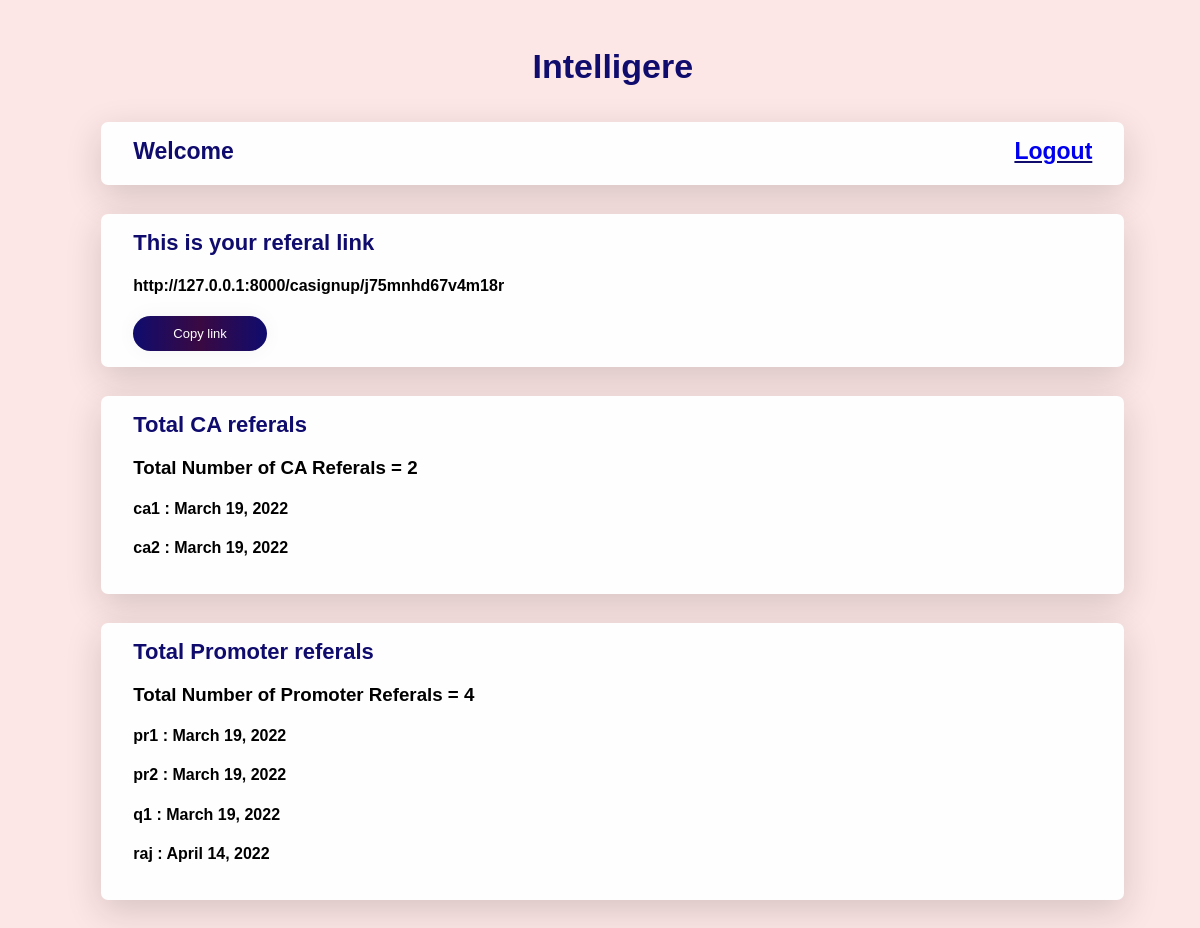
The app's page /maindash/, older data.
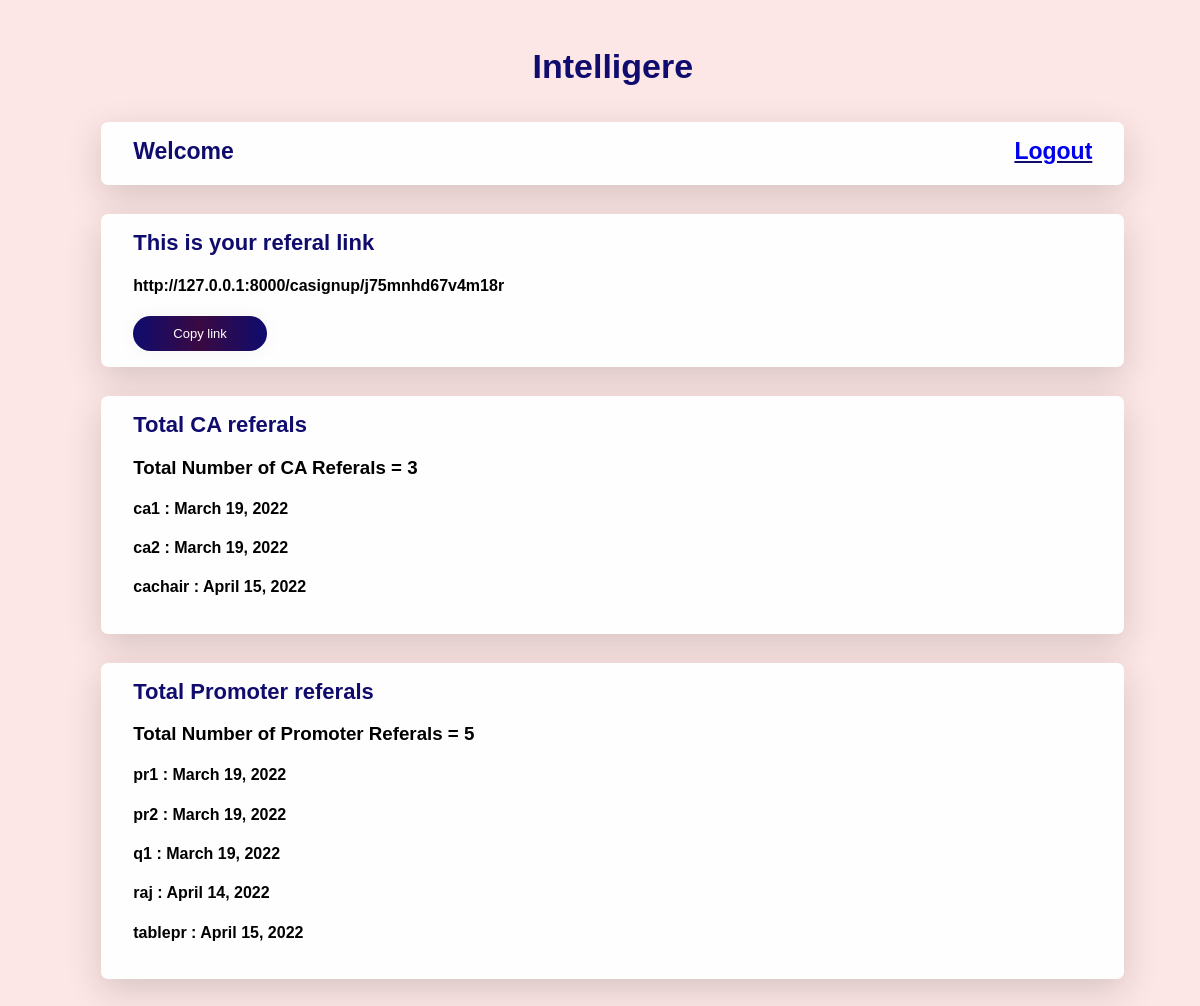
The same page, newer data.
### CA/models.py (models this page shows, shortened)
class CasignUp(models.Model):
    name = models.CharField(max_length=30, default='')
    email = models.EmailField(default='')
    number = models.PositiveIntegerField()
    password = models.CharField(default='', max_length=15)
    confirmPassword = models.CharField(default='', max_length=15)
    link=models.CharField(max_length=55,default='')
    payment_due_date = models.DateField(default=datetime.now()+timedelta(days=15))
    subuser=models.ForeignKey(PrsignUp,on_delete=models.CASCADE,null=True,blank=True)
    def __str__(self):
        return self.name

class PrsignUp(models.Model):
    name = models.CharField(max_length=30, default='')
    email = models.EmailField(default='')
    number = models.PositiveIntegerField()
    password = models.CharField(default='', max_length=15)
    confirmPassword = models.CharField(default='', max_length=15)
    link=models.CharField(max_length=55,default='')
    recommend_by=models.CharField(max_length=30,default='',blank=False)
    payment_due_date = models.DateField(default=datetime.now()+timedelta(days=15))
    def __str__(self):
        return self.name

### CA/views.py (the view)
# urls.py: path('maindash/',views.MAINDASH,name='MAINDASH'),
def MAINDASH(request):
    caobj =  CasignUp.objects.all()
    print(caobj)
    probj =  PrsignUp.objects.all()
    link  = 'http://127.0.0.1:8000/casignup/j75mnhd67v4m18r'
    context = {
        'caobj': caobj,
        'probj': probj,
        'calen': len(caobj),
        'prlen': len(probj),
        'link' : link,
    }
    return render(request, 'maindash.html', context)

### CA/templates/maindash.html (shortened to what this page needs)
<!DOCTYPE html>
<html lang="en">
<head>
</head>
<body>
    <div class="container">
        <div class="heading">Intelligere</div>
        <div class="card">
            <div class="spacing">
                <div class="name">Welcome {{key.name}}</div>
                <div class="logout">
                    <a href="{% url 'CALOGOUT' %}">Logout</a>
                </div>
            </div>
        </div>
        <div class="card">
            <div class="sign">
                This is your referal link
            </div>
            <div class="row">
                <h4>
                    {{link}}
                </h4>
                <div class="tooltip">
                    <button class="submit" onclick="myFunction()" onmouseout="outFunc()">Copy link</button>
                </div>
            </div>
        </div>
        {% if caobj %}
        <div class="card">
            <div class="sign">
                Total CA referals
            </div>
            <h3> Total Number of CA Referals = {{calen}}</h3>
            {% for i in caobj %}
            <h4>
                {{i}} : {{i.payment_due_date}}
            </h4>
            {% endfor %}
        </div>
        {% endif %}
        {% if probj %}
        <div class="card">
            <div class="sign">
                Total Promoter referals
            </div>
            <h3> Total Number of Promoter Referals = {{prlen}}</h3>
            {% for i in probj %}
            <h4>
                {{i}} : {{i.payment_due_date}}
            </h4>
            {% endfor %}
        </div>
        {% endif %}
    </div>
</body>
</html>

### CA/templates/maindash.html (style rules this page uses)
:root { --dark: #0F0C6E; --background: #9ED8F9; --shade: #33FFD4; }
body { font-family: 'Ubuntu', sans-serif; background-color: #fde6e6; }
.container { width: 90%; margin: 1rem 3rem; padding: 1.5rem; }
.card { width: 90%; background-color: #fffefe; height: auto; margin: 1.8rem auto; padding: 1rem 2rem; border-radius: 7px; box-shadow: 0px 11px 35px 2px rgba(0, 0, 0, 0.14); }
.heading { padding: 7px; color: #0F0C6E; font-family: 'Ubuntu', sans-serif; font-weight: bold; font-size: 34px; text-align: center; }
.sign { color: #0F0C6E; font-family: 'Ubuntu', sans-serif; font-weight: bold; font-size: 22px; }
a { text-decoration: none }
.spacing { display: inline-block; width: 100%; }
.name { float: left; color: #0F0C6E; font-weight: 600; font-size: 23px; }
.logout { font-size: 23px; float: right; color: #0F0C6E; font-weight: 600; text-decoration: underline; }
.submit { cursor: pointer; border-radius: 5em; color: #fff; background: linear-gradient(to right, #0F0C6E, #3a0942, #0F0C6E); border: 0; padding-left: 40px; padding-right: 40px; padding-bottom: 10px; padding-top: 10px; font-family: 'Ubuntu', sans-serif; font-size: 13px; box-shadow: 0 0 20px 1px rgba(0, 0, 0, 0.04); transition: all 0.5s cubic-bezier(0.87, 0.29, 0, 0.68); }

Row changes from the older to the newer data that the page shows:
added CasignUp: name "cachair", payment_due_date "April 15, 2022"
added PrsignUp: name "tablepr", payment_due_date "April 15, 2022"
Text that changed along with them:
{{ calen }}: "2" → "3"
{{ prlen }}: "4" → "5"
